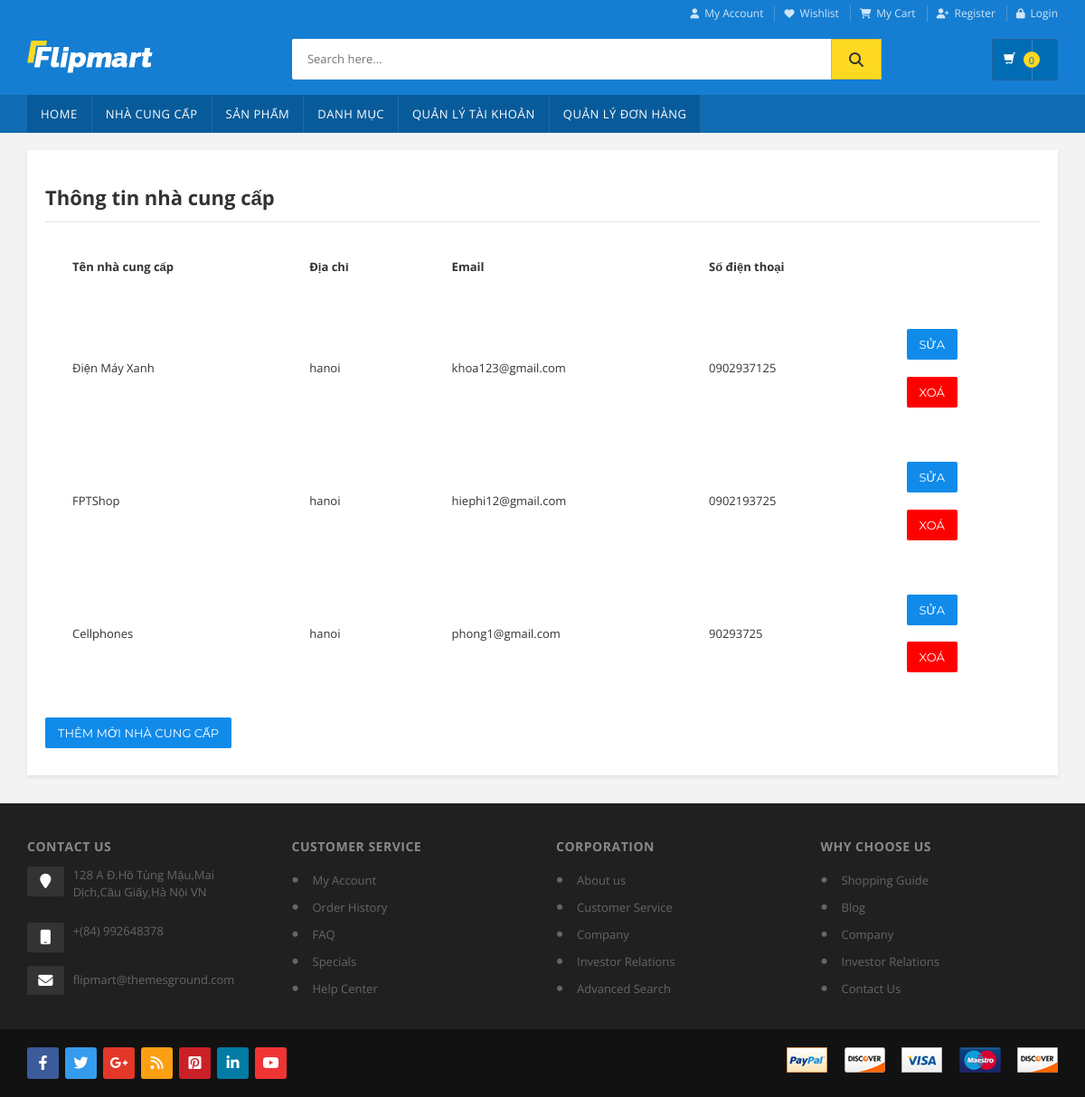
/productmng/ncc/index.php (signed in), run on the app's committed database.
### tables this page shows
CREATE TABLE `nha_cung_cap` (
  `ID_Ncc` int(11) NOT NULL,
  `Ten_Ncc` varchar(100) NOT NULL,
  `Dia_chi` varchar(100) NOT NULL,
  `email` varchar(100) NOT NULL,
  `Sdt` varchar(11) NOT NULL
);

### productmng/model/ncc.php (called while the page is built, shortened)
<?php
if (!function_exists('lay_ncc')){
function lay_ncc() {
    global $db;
    $query = 'SELECT * FROM nha_cung_cap';
    $statement = $db->prepare($query);
    $statement->execute();
    $ncc = $statement->fetchAll();
    return $ncc;
}
}
?>

### productmng/ncc/ncc_list.php (the view, shortened to what this page needs)
<?php
    include ("../views/header_m.php");
?>
<div class="body-content">
	<div class="container">
		<div class="track-order-page">
			<div class="row">
				<div class="col-md-12">
    <h1 class="heading-title">Thông tin nhà cung cấp</h1>
    <section>
        <table class="table compare-table inner-top-vs">
                <tr>
                    <th>Tên nhà cung cấp</th>
                    <th>Địa chỉ</th>
                    <th>Email</th>
                    <th>Số điện thoại</th>
                    <th>&nbsp;</th>
                </tr>
                <?php foreach ($nccs as $ncc) : ?>
                <tr>
                    <td><?php echo $ncc['Ten_Ncc'];?></td>
                    <td><?php echo $ncc['Dia_chi'];?></td>
                    <td><?php echo $ncc['email'];?></td>
                    <td><?php echo $ncc['Sdt'];?></td>
                    <td>
                    <form action="." method="GET">
                            <input type="submit" class="btn-upper btn btn-primary checkout-page-button" value="Sửa ">
                        </form>
                        <br>
                        <form action="." method="POST">
                            <input type="submit" class="btn-upper btn btn-primary checkout-page-button" style="background:red;"  value="Xoá ">
                        </form>
                    </td>
                </tr>
                <?php endforeach;?>
            </table>
        <p class="last_paragraph">
            <a href="?action=xem_bang_them_ncc" class="btn-upper btn btn-primary checkout-page-button">Thêm mới nhà cung cấp</a>
        </p>
    </section>
</div>			</div>
		</div>
	</div>
</div>
<?php
    include ("../views/footer.php");
?>

### productmng/ncc/index.php (shortened to what this page needs)
<?php
require ("../model/database.php");
require ("../model/ncc.php");
$cart_sl = 0;
$action = filter_input(INPUT_POST, 'action');
    if ($action == NULL) {
        $action = filter_input(INPUT_GET, 'action');
        if ($action == NULL) {
            $action = 'xem_ncc';
        }
    }
if ($action == 'xem_ncc') {
if(isset($_SESSION['user']) && $_SESSION['user'] != null ){
    $nccs = lay_ncc();
    include ("ncc_list.php");
}else{
    header("Location: ../login");
}
}
 elseif ($action == 'xem_bang_them_ncc') {
    include ("ncc_add.php");
}
?>

### productmng/views/header_m.php (shortened to what this page needs)
<!DOCTYPE html>
<html lang="en">
<head>
<link rel="stylesheet" href="..\assets\css\custom.scss">
<link rel="stylesheet" href="..\assets\css\bootstrap.min.css">
<link rel="stylesheet" href="..\assets\css\main.css">
<link rel="stylesheet" href="..\assets\css\blue.css">
<link rel="stylesheet" href="..\assets\css\owl.carousel.css">
<link rel="stylesheet" href="..\assets\css\owl.transitions.css">
<link rel="stylesheet" href="..\assets\css\animate.min.css">
<link rel="stylesheet" href="..\assets\css\rateit.css">
<link rel="stylesheet" href="..\assets\css\bootstrap-select.min.css">
<link href="..\assets\css\lightbox.css" rel="stylesheet">
<link rel="stylesheet" href="..\assets\css\font-awesome.css">
<link rel="stylesheet" href="https://cdnjs.cloudflare.com/ajax/libs/font-awesome/6.3.0/css/all.min.css">
</head>
<?php
	    $user = null;
        if (isset($_SESSION['user'])) {
			$user = $_SESSION['user'];
		}
     ?>
<body class="cnt-home">
<header class="header-style-1">
  <div class="top-bar animate-dropdown">
	<div class="container">
		<div class="header-top-inner">
			<div class="cnt-account">
				<ul class="list-unstyled">
					<li><a href="#"><i class="icon fa fa-user"></i>My Account</a></li>
					<li><a href="#"><i class="icon fa fa-heart"></i>Wishlist</a></li>
					<li><a <?php if($user!=null) { ?> href="..\cart" <?php }else{?> href="../login"  <?php } ?> ><i class="icon fa fa-shopping-cart"></i>My Cart</a></li>
					<li><a id="register" href="./register"><i class="icon fa fa-user-plus"></i>Register</a></li>
					<li><a href="../login"><i class="icon fa fa-lock"></i>Login</a></li>
				</ul>
			</div>
			<div class="clearfix"></div>
		</div>
	</div>
</div>
  <div class="main-header">
    <div class="container">
      <div class="row">
        <div class="col-xs-12 col-sm-12 col-md-3 logo-holder">
          <div class="logo"> <a href="../"> <img src="..\assets\images\logo.png" alt="logo"> </a> </div>
           </div>
        <div class="col-xs-12 col-sm-12 col-md-7 top-search-holder">
          <div class="search-area">
    <form>
        <div class="control-group">
            <input class="search-field" placeholder="Search here..."  >
            <a class="search-button" href="#"></a>
        </div>
    </form>
</div>
           </div>
        <div class="col-xs-12 col-sm-12 col-md-2 animate-dropdown top-cart-row">
          <div class="dropdown dropdown-cart">
		<a href="../cart" class="dropdown-toggle lnk-cart" data-toggle="dropdown">
			<div class="items-cart-inner">
            <div class="basket">
					<i class="glyphicon glyphicon-shopping-cart"></i>
				</div>
				<div class="basket-item-count"><span class="count"><?php echo $cart_sl ?></span></div>
				<div class="total-price-basket">
				</div>
		    </div>
		</a>
	</div>
           </div>
      </div>
    </div>
  </div>
  <div class="header-nav animate-dropdown">
    <div class="container">
      <div class="yamm navbar navbar-default" role="navigation">
        <div class="nav-bg-class">
          <div class="navbar-collapse collapse" id="mc-horizontal-menu-collapse">
            <div class="nav-outer">
              <ul class="nav navbar-nav">
                <li class="active dropdown yamm-fw"> <a href="../" data-hover="dropdown" class="dropdown-toggle" >Home</a> </li>
                <li class="active dropdown yamm-fw"> <a href="../ncc" data-hover="dropdown" class="dropdown-toggle" >Nhà cung cấp</a> </li>
                <li class="active dropdown yamm-fw"> <a href="../manager" data-hover="dropdown" class="dropdown-toggle" >Sản phẩm</a> </li>
                <li class="active dropdown yamm-fw"> <a href="../manager/?action=xem_danh_muc_sp" data-hover="dropdown" class="dropdown-toggle" >Danh mục</a> </li>
                <li class="active dropdown yamm-fw"> <a href="../qltk" data-hover="dropdown" class="dropdown-toggle" >Quản lý tài khoản</a> </li>
                <li class="active dropdown yamm-fw"> <a href="../manager/?action=dh" data-hover="dropdown" class="dropdown-toggle" >Quản lý đơn hàng</a> </li>
              </ul>
            </div>
          </div>
        </div>
      </div>
    </div>
  </div>
</header>
<br>

### productmng/views/footer.php (shortened to what this page needs)
<br>
<footer id="footer" class="footer color-bg">
  <div class="footer-bottom">
    <div class="container">
      <div class="row">
        <div class="col-xs-12 col-sm-6 col-md-3">
          <div class="module-heading">
            <h4 class="module-title">Contact Us</h4>
          </div>
          <div class="module-body">
            <ul class="toggle-footer" style="">
              <li class="media">
                <div class="pull-left"> <span class="icon fa-stack fa-lg"> <i class="fa fa-map-marker fa-stack-1x fa-inverse"></i> </span> </div>
                <div class="media-body">
                  <p>128 A Đ.Hồ Tùng Mậu,Mai Dịch,Cầu Giấy,Hà Nội VN</p>
                </div>
              </li>
              <li class="media">
                <div class="pull-left"> <span class="icon fa-stack fa-lg"> <i class="fa fa-mobile fa-stack-1x fa-inverse"></i> </span> </div>
                <div class="media-body">
                  <p> +(84) 992648378 </p>
                </div>
              </li>
              <li class="media">
                <div class="pull-left"> <span class="icon fa-stack fa-lg"> <i class="fa fa-envelope fa-stack-1x fa-inverse"></i> </span> </div>
                <div class="media-body"> <span><a href="#">flipmart@themesground.com</a></span> </div>
              </li>
            </ul>
          </div>
        </div>
        <div class="col-xs-12 col-sm-6 col-md-3">
          <div class="module-heading">
            <h4 class="module-title">Customer Service</h4>
          </div>
          <div class="module-body">
            <ul class='list-unstyled'>
              <li class="first"><a href="#" title="Contact us">My Account</a></li>
              <li><a href="#" title="About us">Order History</a></li>
              <li><a href="#" title="faq">FAQ</a></li>
              <li><a href="#" title="Popular Searches">Specials</a></li>
              <li class="last"><a href="#" title="Where is my order?">Help Center</a></li>
            </ul>
          </div>
        </div>
        <div class="col-xs-12 col-sm-6 col-md-3">
          <div class="module-heading">
            <h4 class="module-title">Corporation</h4>
          </div>
          <div class="module-body">
            <ul class='list-unstyled'>
              <li class="first"><a title="Your Account" href="#">About us</a></li>
              <li><a title="Information" href="#">Customer Service</a></li>
              <li><a title="Addresses" href="#">Company</a></li>
              <li><a title="Addresses" href="#">Investor Relations</a></li>
              <li class="last"><a title="Orders History" href="#">Advanced Search</a></li>
            </ul>
          </div>
        </div>
        <div class="col-xs-12 col-sm-6 col-md-3">
          <div class="module-heading">
            <h4 class="module-title">Why Choose Us</h4>
          </div>
          <div class="module-body">
            <ul class='list-unstyled'>
              <li class="first"><a href="#" title="About us">Shopping Guide</a></li>
              <li><a href="#" title="Blog">Blog</a></li>
              <li><a href="#" title="Company">Company</a></li>
              <li><a href="#" title="Investor Relations">Investor Relations</a></li>
              <li class=" last"><a href="contact-us.html" title="Suppliers">Contact Us</a></li>
            </ul>
          </div>
        </div>
      </div>
    </div>
  </div>
  <div class="copyright-bar">
    <div class="container">
      <div class="col-xs-12 col-sm-6 no-padding social">
        <ul class="link">
          <li class="fb pull-left"><a target="_blank" rel="nofollow" href="#" title="Facebook"></a></li>
          <li class="tw pull-left"><a target="_blank" rel="nofollow" href="#" title="Twitter"></a></li>
          <li class="googleplus pull-left"><a target="_blank" rel="nofollow" href="#" title="GooglePlus"></a></li>
          <li class="rss pull-left"><a target="_blank" rel="nofollow" href="#" title="RSS"></a></li>
          <li class="pintrest pull-left"><a target="_blank" rel="nofollow" href="#" title="PInterest"></a></li>
          <li class="linkedin pull-left"><a target="_blank" rel="nofollow" href="#" title="Linkedin"></a></li>
          <li class="youtube pull-left"><a target="_blank" rel="nofollow" href="#" title="Youtube"></a></li>
        </ul>
      </div>
      <div class="col-xs-12 col-sm-6 no-padding">
        <div class="clearfix payment-methods">
          <ul>
            <li><img src="..\assets\images\payments\1.png" alt=""></li>
            <li><img src="..\assets\images\payments\2.png" alt=""></li>
            <li><img src="..\assets\images\payments\3.png" alt=""></li>
            <li><img src="..\assets\images\payments\4.png" alt=""></li>
            <li><img src="..\assets\images\payments\5.png" alt=""></li>
          </ul>
        </div>
      </div>
    </div>
  </div>
</footer>
</body>
</html>

### productmng/assets/css/blue.css (style rules this page uses)
a { color: #0f6cb2; }
.header-style-1 .header-nav { background: #0f6cb2; }
.cnt-home .header-style-1 .header-nav .navbar .navbar-nav > li.active { background: #085b9a; }

### productmng/assets/css/lightbox.css (style rules this page uses)
body:after { content: url(../images/close.png) url(../images/loading.gif) url(../images/prev.png) url(../images/next.png); display: none; }

### data on the page
nha_cung_cap: Ten_Ncc "Điện Máy Xanh", Dia_chi "hanoi", email "khoa123@gmail.com", Sdt "0902937125"
nha_cung_cap: Ten_Ncc "FPTShop", Dia_chi "hanoi", email "hiephi12@gmail.com", Sdt "0902193725"
nha_cung_cap: Ten_Ncc "Cellphones", Dia_chi "hanoi", email "phong1@gmail.com", Sdt "90293725"

### other printed values
$cart_sl "0"
